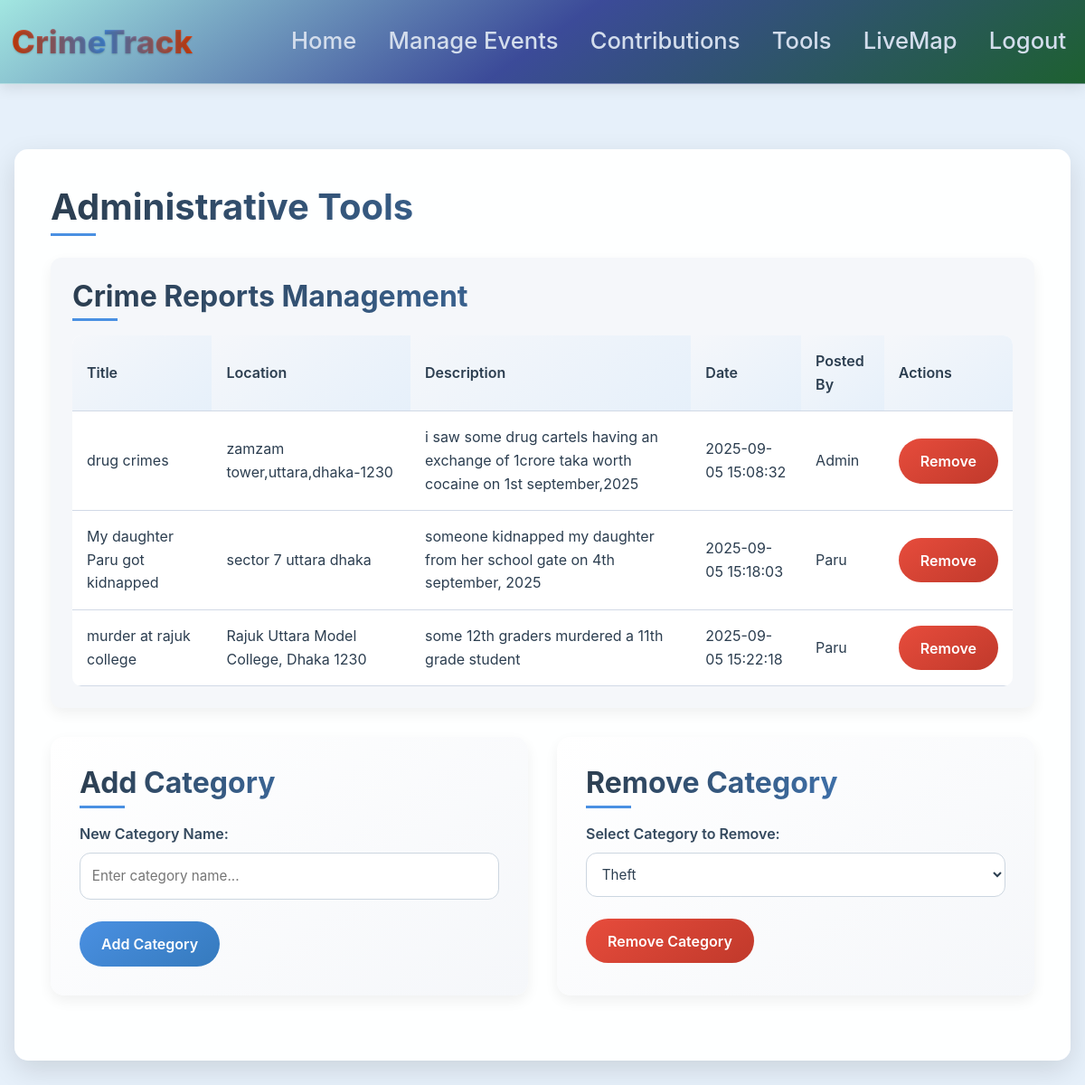
Screenshot of /admin-tools (signed in) with the database file from the repository.
### website/models.py (models this page shows)
class Crime(db.Model):
    __tablename__ = 'crime'
    __table_args__ = {'extend_existing': True}
    id = db.Column(db.Integer, primary_key=True)
    title = db.Column(db.String(100))
    location = db.Column(db.String(100))
    data = db.Column(db.String(10000))
    date = db.Column(db.DateTime(timezone=True), default=func.now())
    user_id = db.Column(db.Integer, db.ForeignKey('user.id'))

class User(db.Model, UserMixin):
    id = db.Column(db.Integer, primary_key=True)
    email = db.Column(db.String(150), unique=True)
    password = db.Column(db.String(150))
    first_name = db.Column(db.String(150))
    crimes = db.relationship('Crime', backref='user', lazy=True)

### website/views.py (the view, shortened to what this page needs)
@views.route('/admin-tools', methods=['GET', 'POST'])
@login_required
def admin_tools():
    if current_user.id != 1:
        flash('Access denied!', category='error')
        return redirect(url_for('views.home'))
    crimes = Crime.query.all()
    for crime in crimes:
        crime.user = User.query.get(crime.user_id)
    categories = Category.query.all()
    return render_template('admin_tools.html', user=current_user, crimes=crimes, categories=categories)

### website/__init__.py (called while the page is built)
def create_app():
    app = Flask(__name__)
    app.config['SECRET_KEY'] = 'hjshjhdjah kjshkjdhjs'
    app.config['SQLALCHEMY_DATABASE_URI'] = f'sqlite:///{DB_NAME}'
    db.init_app(app)
    from .views import views
    from .auth import auth
    from .feedbacks import feedbacks
    app.register_blueprint(views, url_prefix='/')
    app.register_blueprint(auth, url_prefix='/')
    app.register_blueprint(feedbacks, url_prefix='/feedbacks')
    from .models import User
    with app.app_context():
        db.create_all()
    login_manager = LoginManager()
    login_manager.login_view = 'auth.login'
    login_manager.init_app(app)
    @login_manager.user_loader
    def load_user(id):
        return User.query.get(int(id))
    return app

### website/views.py (called while the page is built)
@views.context_processor
def inject_upcoming_events():
    upcoming_events = Event.query.filter(Event.date > datetime.now()).count()
    return {'upcoming_events': upcoming_events}

### website/templates/admin_tools.html (shortened to what this page needs)
{% extends "base.html" %}
{% block content %}
<div class="admin-container">
    <h1>Administrative Tools</h1>
    <div class="table-container">
        <h2>Crime Reports Management</h2>
        <table>
            <thead>
                <tr>
                    <th>Title</th>
                    <th>Location</th>
                    <th>Description</th>
                    <th>Date</th>
                    <th>Posted By</th>
                    <th>Actions</th>
                </tr>
            </thead>
            <tbody>
                {% for crime in crimes %}
                    <tr>
                        <td>{{ crime.title }}</td>
                        <td>{{ crime.location }}</td>
                        <td>{{ crime.data }}</td>
                        <td>{{ crime.date.strftime('%Y-%m-%d %H:%M:%S') }}</td>
                        <td>{{ crime.user.first_name }}</td>
                        <td>
                            <form method="POST" action="{{ url_for('views.delete_crime', crime_id=crime.id) }}">
                                <button type="submit" class="btn btn-danger">Remove</button>
                            </form>
                        </td>
                    </tr>
                {% endfor %}
            </tbody>
        </table>
    </div>
    <div class="admin-forms">
        <div class="admin-form">
            <h2>Add Category</h2>
            <form method="POST">
                <div class="form-group">
                    <label for="category-name">New Category Name:</label>
                    <input type="text" name="category-name" id="category-name" required placeholder="Enter category name..." />
                </div>
                <button type="submit" name="add-category" class="btn btn-primary">Add Category</button>
            </form>
        </div>
        <div class="admin-form">
            <h2>Remove Category</h2>
            <form method="POST">
                <div class="form-group">
                    <label for="category-id">Select Category to Remove:</label>
                    <select name="category-id" id="category-id" required>
                        {% for category in categories %}
                            <option value="{{ category.cat_id }}">{{ category.name }}</option>
                        {% endfor %}
                    </select>
                </div>
                <button type="submit" name="remove-category" class="btn btn-danger">Remove Category</button>
            </form>
        </div>
    </div>
</div>
{% endblock %}

### website/templates/base.html (style rules this page uses)
body { background-color: #e6f0fa; color: #2c3e50; font-family: -apple-system, BlinkMacSystemFont, "Segoe UI", Roboto, sans-serif; line-height: 1.6; }

### website/templates/admin_tools.html (style rules this page uses)
body { background-color: #e6f0fa; color: #2c3e50; }
.admin-container { background: rgba(255, 255, 255, 0.97); border-radius: 15px; box-shadow: 0 10px 30px rgba(0, 0, 0, 0.12); padding: 2.5rem; margin: 2rem auto; max-width: 1200px; animation: fadeIn 0.5s ease; }
h1, h2 { font-weight: 700; background: linear-gradient(90deg, #2c3e50, #4a90e2); -webkit-background-clip: text; -webkit-text-fill-color: transparent; margin-bottom: 1.5rem; position: relative; }
h1::after, h2::after { content: ''; width: 50px; height: 3px; background: #4a90e2; position: absolute; bottom: -8px; left: 0; }
.table-container { background: #f5f7fa; border-radius: 12px; padding: 1.5rem; margin: 2rem 0; box-shadow: 0 6px 15px rgba(0, 0, 0, 0.06); overflow-x: auto; }
table { width: 100%; border-collapse: separate; border-spacing: 0; background: #fff; border-radius: 10px; overflow: hidden; }
th, td { padding: 1rem; text-align: left; border-bottom: 1px solid #d1d9e6; }
th { background: linear-gradient(145deg, #f5f7fa, #e6f0fa); font-weight: 600; color: #2c3e50; }
tr { transition: all 0.3s ease; }
.admin-forms { display: grid; grid-template-columns: repeat(auto-fit, minmax(300px, 1fr)); gap: 2rem; margin: 2rem 0; }
.admin-form { background: linear-gradient(145deg, #ffffff, #f5f7fa); padding: 2rem; border-radius: 15px; box-shadow: 0 6px 15px rgba(0, 0, 0, 0.06); transition: transform 0.3s ease, box-shadow 0.3s ease; }
.form-group { margin-bottom: 1.5rem; }
label { font-weight: 600; margin-bottom: 0.5rem; display: block; color: #34495e; }
input, select { width: 100%; padding: 0.8rem; border: 1px solid #ccd6e0; border-radius: 12px; background: #fff; color: #2c3e50; font-size: 0.95rem; transition: all 0.3s ease; }
.btn { padding: 0.8rem 1.5rem; border: none; border-radius: 25px; font-weight: 600; transition: all 0.3s ease; }
.btn-primary { background: linear-gradient(145deg, #4a90e2, #357abd); color: #fff; }
.btn-danger { background: linear-gradient(145deg, #e74c3c, #c0392b); color: #fff; }

### rows the page displays
Crime: title "drug crimes", location "zamzam tower,uttara,dhaka-1230", data "i saw some drug cartels having an exchange of 1crore taka worth cocaine on 1st september,2025", date "2025-09-05 15:08:32", user.first_name "Admin"
Crime: title "My daughter Paru got kidnapped", location "sector 7 uttara dhaka", data "someone kidnapped my daughter from her school gate on 4th september, 2025", date "2025-09-05 15:18:03", user.first_name "Paru"
Crime: title "murder at rajuk college", location "Rajuk Uttara Model College, Dhaka 1230", data "some 12th graders murdered a 11th grade student", date "2025-09-05 15:22:18", user.first_name "Paru"

### other values shown
form field category-id "Theft"
